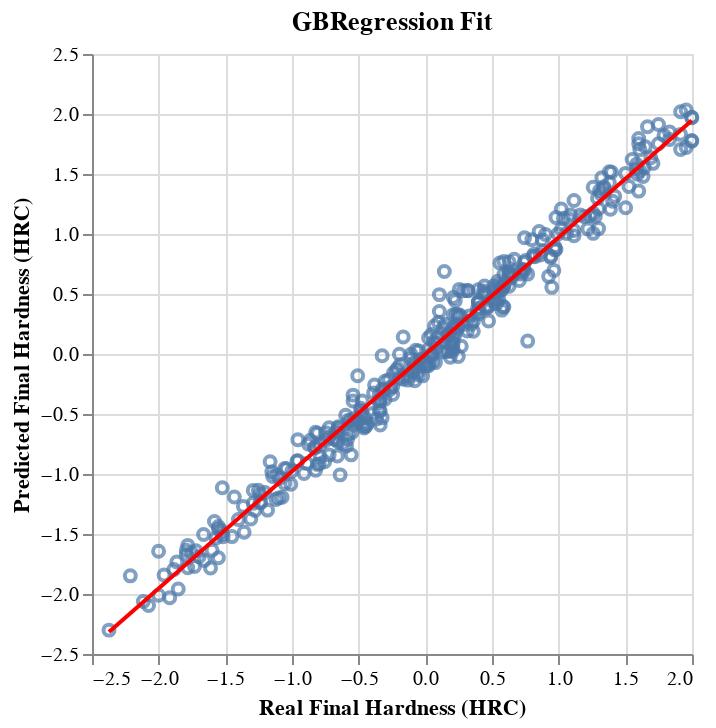

Notebook code for this chart:
### Markdown cell above
## Evaluation of GBR with scale and normalization.

### Code cell
base = alt.Chart(test_df).mark_point().encode(
    alt.X('Real Final Hardness (HRC)'),
    alt.Y('Predicted Final Hardness (HRC)')
)

fit = base.transform_regression(
    'Real Final Hardness (HRC)','Predicted Final Hardness (HRC)', method='linear'
).mark_line(color='red').encode()

plot_gbr_fit = (base + fit).properties(title='GBRegression Fit')

save_and_display_chart_as(plot_gbr_fit, 'GBR_fit')

### Figure 1 — Vega-Lite specification as saved in the notebook (floating-point values rounded to 4 significant figures; data arrays with more than 128 entries replaced by an {"elided": "..."} marker saying what was removed)
{"config": {"view": {"continuousWidth": 300, "continuousHeight": 300}}, "layer": [{"mark": {"type": "point"}, "encoding": {"x": {"field": "Real Final Hardness (HRC)", "type": "quantitative"}, "y": {"field": "Predicted Final Hardness (HRC)", "type": "quantitative"}}}, {"mark": {"type": "line", "color": "red"}, "encoding": {"x": {"field": "Real Final Hardness (HRC)", "type": "quantitative"}, "y": {"field": "Predicted Final Hardness (HRC)", "type": "quantitative"}}, "transform": [{"on": "Real Final Hardness (HRC)", "regression": "Predicted Final Hardness (HRC)", "method": "linear"}]}], "data": {"name": "data-7ee7f398bf4d84c6aff4fd4ba27e4431"}, "title": "GBRegression Fit", "$schema": "https://vega.github.io/schema/vega-lite/v5.20.1.json", "datasets": {"data-7ee7f398bf4d84c6aff4fd4ba27e4431": {"elided": "367 records"}}}
